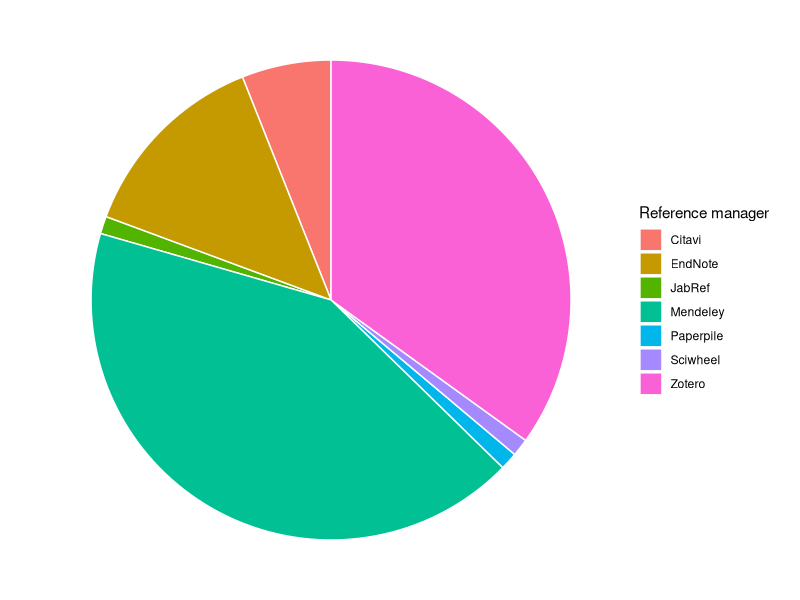

R code for this plot:
## ---- chunk 1
df = data.frame(
  `Reference manager` = c('Citavi', 'EndNote',"JabRef",'Mendeley',"Paperpile",'Sciwheel','Zotero'),
  Rate = c(0.061, 0.135, 0.012, 0.427, 0.012,0.012,0.354), 
  Label = c(0.061, 0.135, 0.012, 0.427, 0.012,0.012,0.354)*100
)
library(ggplot2)
ggplot(df[order(df$Rate),], aes(x="", y=Rate, fill=`Reference.manager`)) +
  geom_bar(stat="identity", 
           width=1,
           color = 'white') +
  coord_polar("y", start=0) + 
  labs(fill = 'Reference manager') + 
  theme_void()
